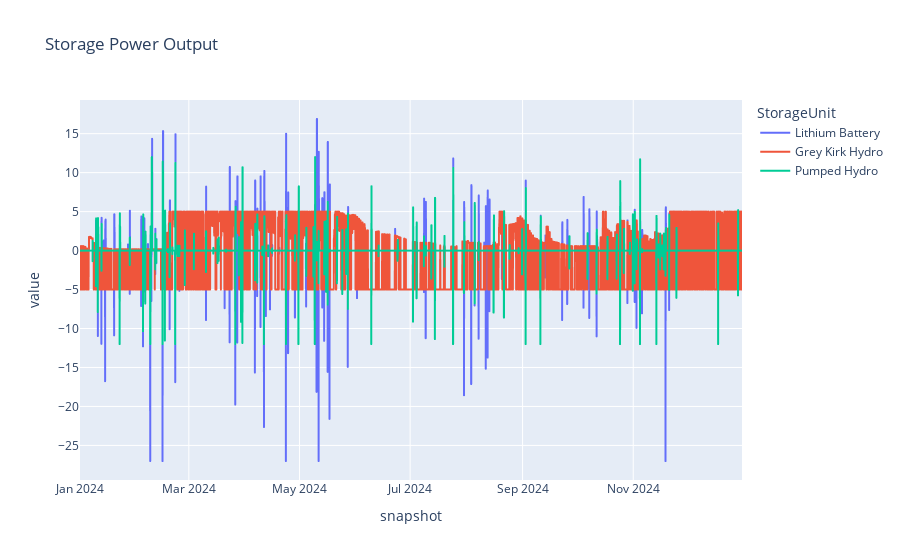

Write notebook code for a chart like this one.
### Code cell
network.storage_units_t.p.plot(title="Storage Power Output")

### Figure 1 — Plotly figure (JSON) as saved in the notebook; plotly's stock layout.template omitted (floating-point values rounded to 4 significant figures; data arrays with more than 128 entries replaced by an {"elided": "..."} marker saying what was removed)
{"data": [{"hovertemplate": "StorageUnit=Lithium Battery<br>snapshot=%{x}<br>value=%{y}<extra></extra>", "legendgroup": "Lithium Battery", "line": {"color": "#636efa", "dash": "solid"}, "marker": {"symbol": "circle"}, "mode": "lines", "name": "Lithium Battery", "showlegend": true, "type": "scattergl", "x": {"elided": "8760 str values"}, "xaxis": "x", "y": {"elided": "8760 float values"}, "yaxis": "y"}, {"hovertemplate": "StorageUnit=Grey Kirk Hydro<br>snapshot=%{x}<br>value=%{y}<extra></extra>", "legendgroup": "Grey Kirk Hydro", "line": {"color": "#EF553B", "dash": "solid"}, "marker": {"symbol": "circle"}, "mode": "lines", "name": "Grey Kirk Hydro", "showlegend": true, "type": "scattergl", "x": {"elided": "8760 str values"}, "xaxis": "x", "y": {"elided": "8760 float values"}, "yaxis": "y"}, {"hovertemplate": "StorageUnit=Pumped Hydro<br>snapshot=%{x}<br>value=%{y}<extra></extra>", "legendgroup": "Pumped Hydro", "line": {"color": "#00cc96", "dash": "solid"}, "marker": {"symbol": "circle"}, "mode": "lines", "name": "Pumped Hydro", "showlegend": true, "type": "scattergl", "x": {"elided": "8760 str values"}, "xaxis": "x", "y": {"elided": "8760 float values"}, "yaxis": "y"}], "layout": {"legend": {"title": {"text": "StorageUnit"}, "tracegroupgap": 0}, "title": {"text": "Storage Power Output"}, "xaxis": {"anchor": "y", "domain": [0, 1], "title": {"text": "snapshot"}}, "yaxis": {"anchor": "x", "domain": [0, 1], "title": {"text": "value"}}}}
